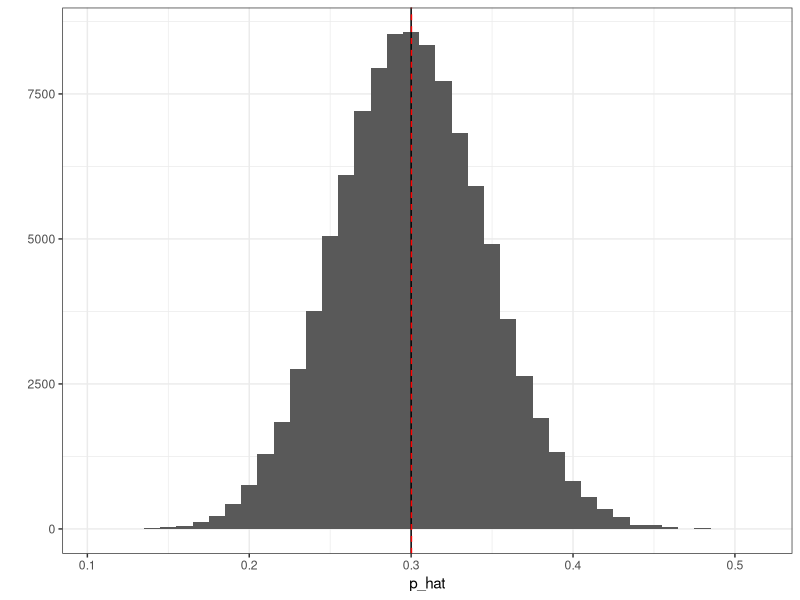
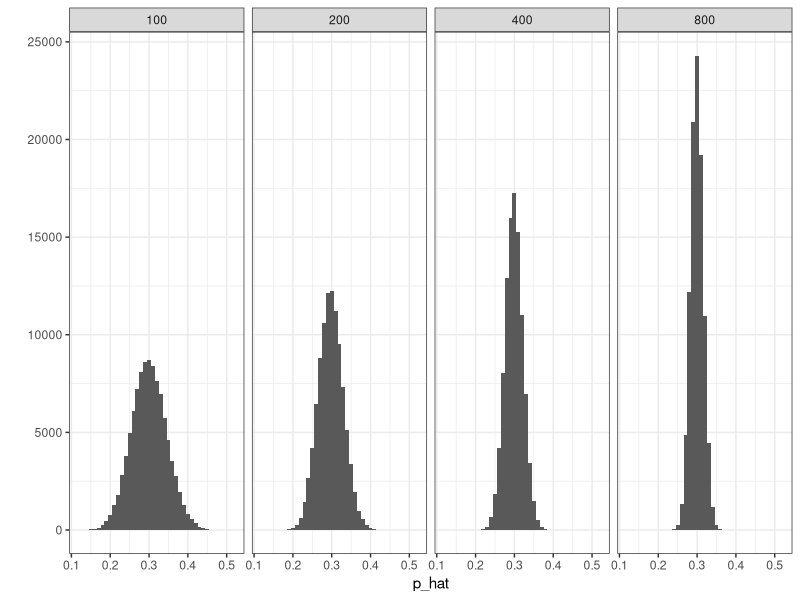
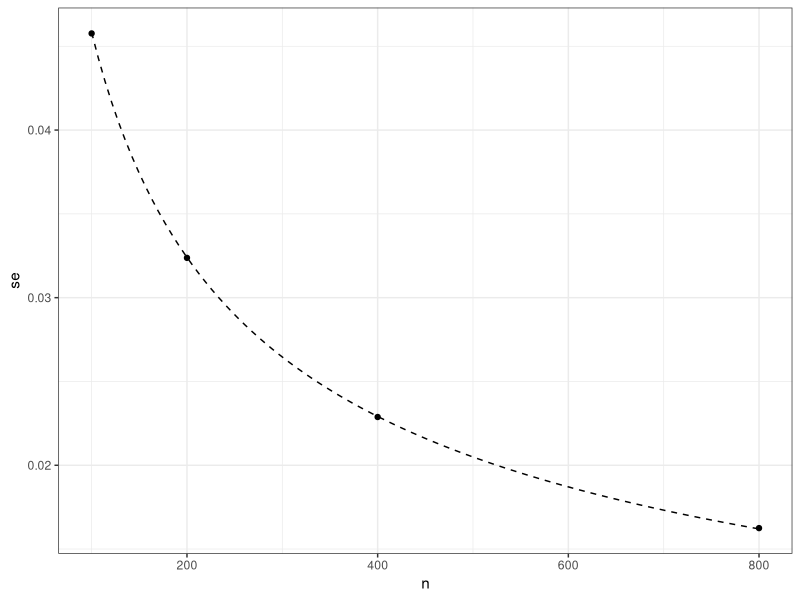
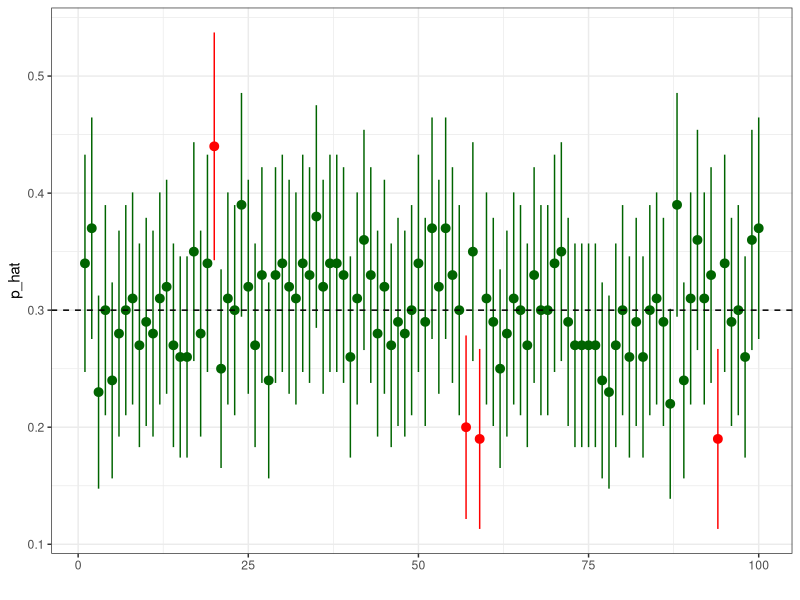
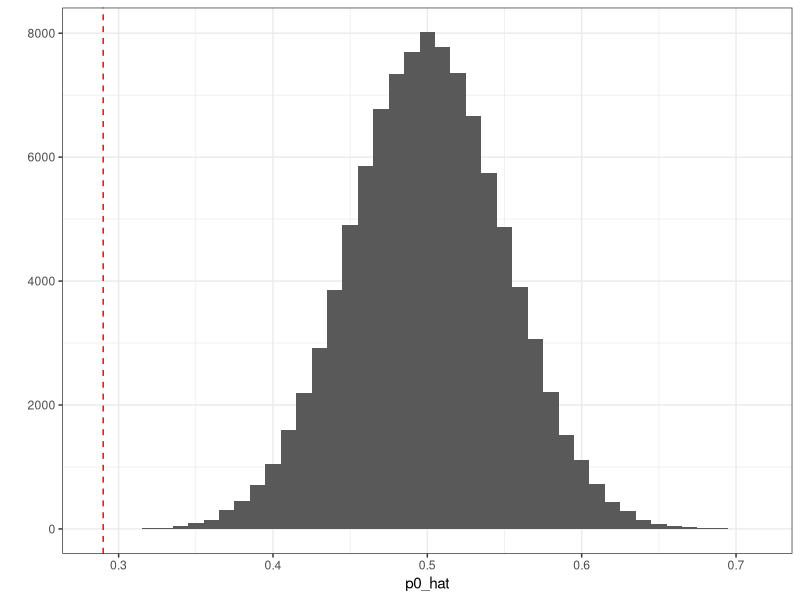
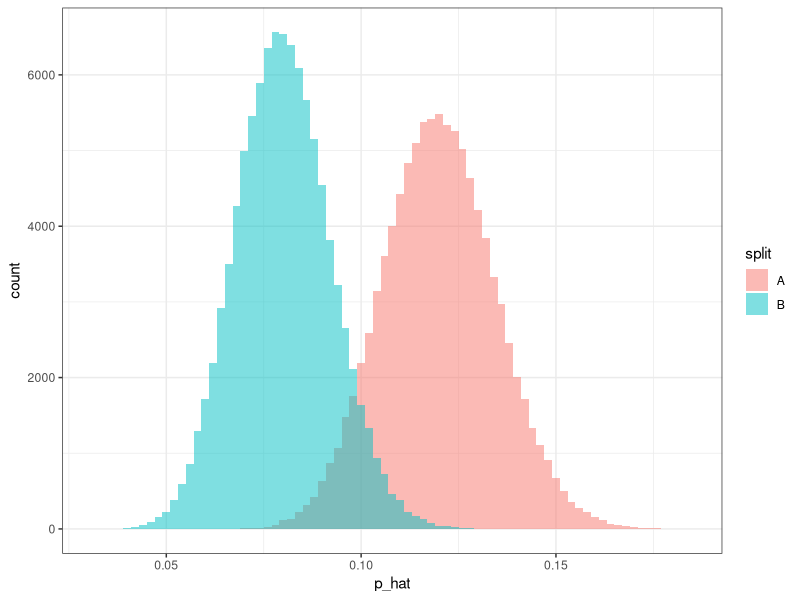
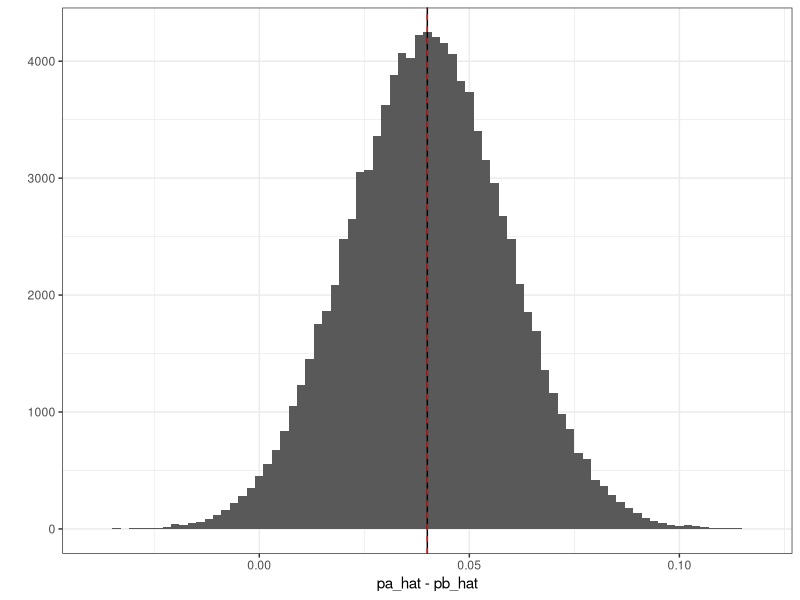
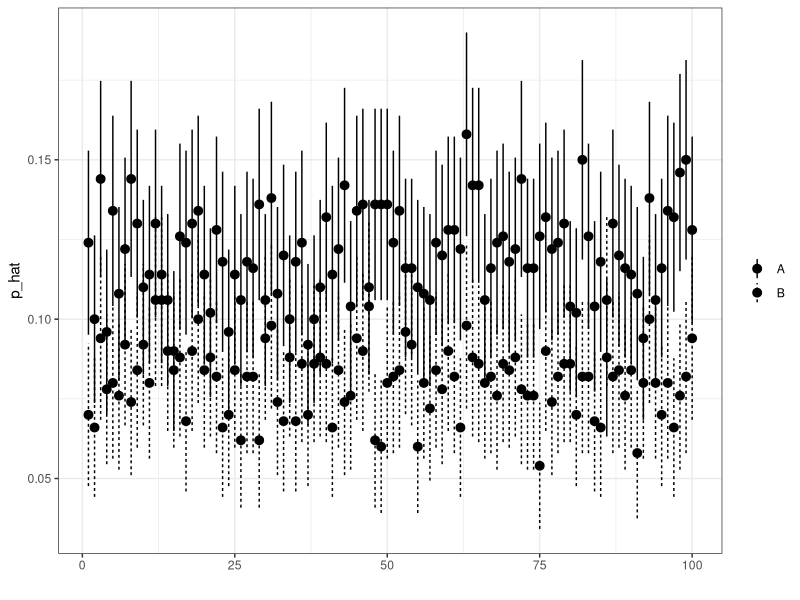

The R source for these figures, in order:
## ---- chunk 1
library(tidyverse)
#library(ggplot2)
#library(reshape)
#library(dplyr)

theme_set(theme_bw())

set.seed(42)
## ---- chunk 2
estimate_coin_bias <- function(n, p) {
  mean(rbinom(n,1,p))
}

n <- 100
p <- 0.3
p_hat <- replicate(1e5, estimate_coin_bias(n, p))

# plot the sampling distribution
qplot(x=p_hat, geom="histogram", binwidth=0.01) +
  geom_vline(xintercept=p) +
  geom_vline(xintercept=mean(p_hat), linetype=2, color="red")

# repeat this for different sample sizes
plot_data <- data.frame()
for (n in c(100, 200, 400, 800)) {
  tmp <- data.frame(n=n, p_hat=replicate(1e5, estimate_coin_bias(n, p)))
  plot_data <- rbind(plot_data, tmp)
}

qplot(data=plot_data, x=p_hat, geom="histogram", binwidth=0.01, facets = . ~ n)

se <- plot_data %>%
  group_by(n) %>%
  summarize(se=sd(p_hat))
qplot(data=se, x=n, y=se) +
  stat_function(fun=function(n) {sqrt(p * (1 - p) / n)}, linetype=2)

## ---- chunk 3
set.seed(42)
n <- 100
p <- 0.3
p_hat <- replicate(1e5, estimate_coin_bias(n, p))

# compute upper and lower confidence intervals
LCL <- p_hat - 1.96*sqrt(p_hat*(1-p_hat)/n)
UCL <- p_hat + 1.96*sqrt(p_hat*(1-p_hat)/n)

# check how often the true proportion is contained in the estimated confidence interval
mean(p >= LCL & p <= UCL)

# plot 100 confidence intervals and the true value
plot_data <- data.frame(p_hat, LCL, UCL)[1:100,]
plot_data <- transform(plot_data, contains_p=(p >= LCL & p <= UCL))
ggplot(data=plot_data, aes(x=1:nrow(plot_data), y=p_hat, color=contains_p)) +
  geom_pointrange(aes(ymin=LCL, ymax=UCL)) +
  geom_hline(yintercept=p, linetype=2) +
  xlab('') +
  scale_color_manual(values=c("red","darkgreen")) +
  theme(legend.position="none")
## ---- chunk 4
# construct a null distribution: what would happen if the coin were fair?
set.seed(42)
n <- 100
p0_hat <- replicate(1e5, estimate_coin_bias(n, p=0.5))

# now conduct one experiment with 100 rolls from a biased coin
p_hat <- estimate_coin_bias(n, p=0.3)

# plot the null distribution and see where the observed estimate lies in it
qplot(x=p0_hat, geom="histogram", binwidth=0.01) +
  geom_vline(xintercept=p_hat, linetype=2, color="red")

# compare this to our experiment
# how likely is it that we would see an estimate this extreme if the coin really were fair?
num_as_extreme <- sum(p0_hat <= p_hat)
p_value <- num_as_extreme / length(p0_hat)
p_value
## ---- chunk 5
estimate_coin_bias <- function(n, p) {
  mean(rbinom(n,1,p))
}

pa <- 0.12
pb <- 0.08
n <- 500
pa_hat <- replicate(1e5, estimate_coin_bias(n, pa))
pb_hat <- replicate(1e5, estimate_coin_bias(n, pb))

# wrangle the results into one data frame
plot_data <- rbind(data.frame(split='A', trial=1:length(pa_hat), p_hat=pa_hat),
                   data.frame(split='B', trial=1:length(pb_hat), p_hat=pb_hat))

# plot the sampling distributions for each split
ggplot(data=plot_data, aes(x=p_hat, fill=split)) +
  geom_histogram(position="identity", binwidth=0.002, alpha=0.5) +
  scale_alpha(guide=F)

# plot the sampling distribution of the difference
qplot(x=pa_hat-pb_hat, geom="histogram", binwidth=0.002) +
  geom_vline(xintercept=pa-pb) +
  geom_vline(xintercept=mean(pa_hat-pb_hat), linetype=2, color="red")

# note that variances add for independent random variables
variance_of_difference <- var(pa_hat - pb_hat)
sum_of_variances <- var(pa_hat) + var(pb_hat)
## ---- chunk 6
# plot 100 confidence intervals by split
plot_data <- transform(plot_data, 
                       LCL = p_hat - 1.96*sqrt(p_hat*(1-p_hat)/n),
                       UCL = p_hat + 1.96*sqrt(p_hat*(1-p_hat)/n))
plot_data <- subset(plot_data, trial <= 100)
ggplot(data=plot_data, aes(x=trial, y=p_hat, linetype=split, position="dodge")) +
  geom_pointrange(aes(ymin=LCL, ymax=UCL)) +
  xlab('') +
  theme(legend.title=element_blank())
## ---- chunk 7
# construct a null distribution: what would happen if both coins had the same bias (e.g., A and B are the same)?
p0a <- 0.08
p0b <- 0.08
n <- 500
dp0_hat <- replicate(1e5, estimate_coin_bias(n, p0a)) -
           replicate(1e5, estimate_coin_bias(n, p0b))

# run one experiment where there is an underlying difference
pa <- 0.12
pb <- 0.08
dp_hat <- estimate_coin_bias(n, pa) - estimate_coin_bias(n, pb)

# plot the null distribution and see where the observed estimate lies in it
qplot(x=dp0_hat, geom="histogram", binwidth=0.01) +
  geom_vline(xintercept=dp_hat, linetype=2, color="red")

# compare this to our experiment
# how likely is it that we would see an estimate this extreme both coins were identical?
num_as_extreme <- sum(dp0_hat >= dp_hat)
p_value <- num_as_extreme / length(dp0_hat)
p_value
## ---- chunk 8
# use power.prop.test to compute the sample size you need
power.prop.test(p1=0.08, p2=0.12, sig.level=0.05, power=0.80, alternative="one.sided")
## ---- chunk 9
run_experiment <- function(pa, pb, n, alpha) {
  na <- sum(rbinom(n, 1, pa))
  nb <- sum(rbinom(n, 1, pb))
  test <- prop.test(x = c(na, nb), n = c(n, n), alternative="greater", conf.level = alpha)
  test$p.value < alpha
}

compute_power <- function(pa, pb, n, alpha, r = 1000) {
  mean(replicate(r, run_experiment(pa, pb, n, alpha)))
}

pa <- 0.12
pb <- 0.08
alpha <- 0.05

N <- seq(100,1000, by = 100)
pow <- c()
for (n in N) {
  pow <- c(pow, compute_power(pa, pb, n, alpha))
}

qplot(N, pow)
